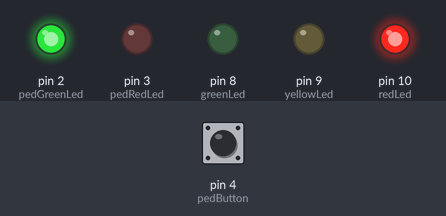
Bench run of a sketch on a simulated Arduino Uno, built with avr-gcc and run on an emulated ATmega328P. On the bench: output pins drawn as LEDs (lit = HIGH). The inputs (shaded band) are chosen by the test bench; at power-on: pin 4 (pedButton) HIGH.

Above: at 10.0 s.
At 35.0 s:
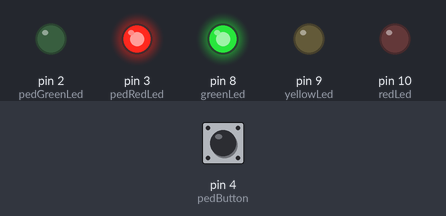
At 47.5 s:
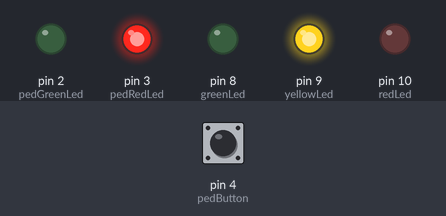
Timing chart, 0 to 65.0 s (numbered marks = the images above):
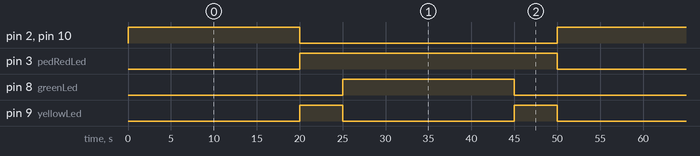

The sketch:

md_arman_2.ino
```cpp
int redLed = 10;       // Traffic light red LED
int yellowLed = 9;    // Traffic light yellow LED
int greenLed = 8;     // Traffic light green LED

int pedRedLed = 3;     // Pedestrian red LED
int pedGreenLed = 2;   // Pedestrian green LED
int pedButton = 4;     // Pedestrian button

long t_red = 20000;     // Red light duration for cars
long t_yellow = 5000;  // Yellow light duration for cars
long t_green = 20000;  // Green light duration for cars
long t_pedGreen = 10000;  // Pedestrian green light duration after button press
long t_transitionDelay = 2000; // 2-second transition delay after button press

int currentState = 0;  // Traffic light state
long previousMillis = 0;
bool pedestrianRequest = false; // Tracks if the pedestrian button was pressed
bool isPedestrianCrossing = false; // Tracks if the pedestrian light is green

void setup() {
  pinMode(redLed, OUTPUT);
  pinMode(yellowLed, OUTPUT);
  pinMode(greenLed, OUTPUT);

  pinMode(pedRedLed, OUTPUT);
  pinMode(pedGreenLed, OUTPUT);
  pinMode(pedButton, INPUT_PULLUP);  // Use INPUT_PULLUP for the button

  // Initialize car lights: Red on, others off
  digitalWrite(redLed, HIGH);
  digitalWrite(yellowLed, LOW);
  digitalWrite(greenLed, LOW);

  // Initialize pedestrian lights: Red on, Green off
  digitalWrite(pedRedLed, HIGH);
  digitalWrite(pedGreenLed, LOW);
}

void loop() {
  unsigned long currentMillis = millis();

  // Check if pedestrian button is pressed
  if (digitalRead(pedButton) == LOW && !pedestrianRequest && !isPedestrianCrossing) {
    pedestrianRequest = true;  // Pedestrian requests to cross
  }

  if (pedestrianRequest) {
    // Handle pedestrian request: initiate transition delay
    currentState = 5;  // Move to the transition state (2-second delay)
    pedestrianRequest = false;  // Reset the pedestrian request
    previousMillis = currentMillis;
  }

  // Main state machine for traffic and pedestrian lights
  switch (currentState) {
    case 0: // Traffic light red, pedestrian light green
      if (currentMillis - previousMillis >= t_red) {
        currentState = 1;  // Change to yellow after red
        previousMillis = currentMillis;
      }
      digitalWrite(redLed, HIGH);      // Traffic red
      digitalWrite(yellowLed, LOW);
      digitalWrite(greenLed, LOW);

      digitalWrite(pedRedLed, LOW);    // Pedestrian green
      digitalWrite(pedGreenLed, HIGH);
      break;

    case 1: // Traffic light yellow, pedestrian light red
      if (currentMillis - previousMillis >= t_yellow) {
        currentState = 2;  // Change to green after yellow
        previousMillis = currentMillis;
      }
      digitalWrite(redLed, LOW);       // Traffic yellow
      digitalWrite(yellowLed, HIGH);
      digitalWrite(greenLed, LOW);

      digitalWrite(pedRedLed, HIGH);   // Pedestrian red
      digitalWrite(pedGreenLed, LOW);
      break;

    case 2: // Traffic light green, pedestrian light red
      if (currentMillis - previousMillis >= t_green) {
        currentState = 3;  // Change to yellow after green
        previousMillis = currentMillis;
      }
      digitalWrite(redLed, LOW);
      digitalWrite(yellowLed, LOW);
      digitalWrite(greenLed, HIGH);    // Traffic green

      digitalWrite(pedRedLed, HIGH);   // Pedestrian red
      digitalWrite(pedGreenLed, LOW);
      break;

    case 3: // Traffic light yellow, pedestrian light red
      if (currentMillis - previousMillis >= t_yellow) {
        currentState = 0;  // Change back to red after yellow
        previousMillis = currentMillis;
      }
      digitalWrite(redLed, LOW);
      digitalWrite(yellowLed, HIGH);   // Traffic yellow
      digitalWrite(greenLed, LOW);

      digitalWrite(pedRedLed, HIGH);   // Pedestrian red
      digitalWrite(pedGreenLed, LOW);
      break;

    case 4: // Pedestrian crossing, traffic light red, pedestrian light green
      if (currentMillis - previousMillis >= t_pedGreen) {
        currentState = 0;  // After pedestrian green, return to normal state (traffic red)
        isPedestrianCrossing = false;  // Pedestrian crossing is done
        previousMillis = currentMillis;
      }
      digitalWrite(redLed, HIGH);      // Traffic red
      digitalWrite(yellowLed, LOW);
      digitalWrite(greenLed, LOW);

      digitalWrite(pedRedLed, LOW);    // Pedestrian green
      digitalWrite(pedGreenLed, HIGH);
      break;

    case 5: // Transition delay state (2-second delay)
      if (currentMillis - previousMillis >= t_transitionDelay) {
        currentState = 4;  // After 2 seconds, move to pedestrian green state
        isPedestrianCrossing = true;  // Pedestrian is crossing
        previousMillis = currentMillis;
      }
      // During the delay, traffic lights stay unchanged
      break;
  }
}
```

Measured:
- by itself, pin 2 (pedGreenLed), pin 8 (greenLed), pin 10 (redLed): alternates HIGH for 20.0 s and LOW for 30.0 s
- by itself, pin 3 (pedRedLed): alternates HIGH for 30.0 s and LOW for 20.0 s
- by itself, pin 9 (yellowLed): alternates HIGH for 5.0 s and LOW for 20.0 s
